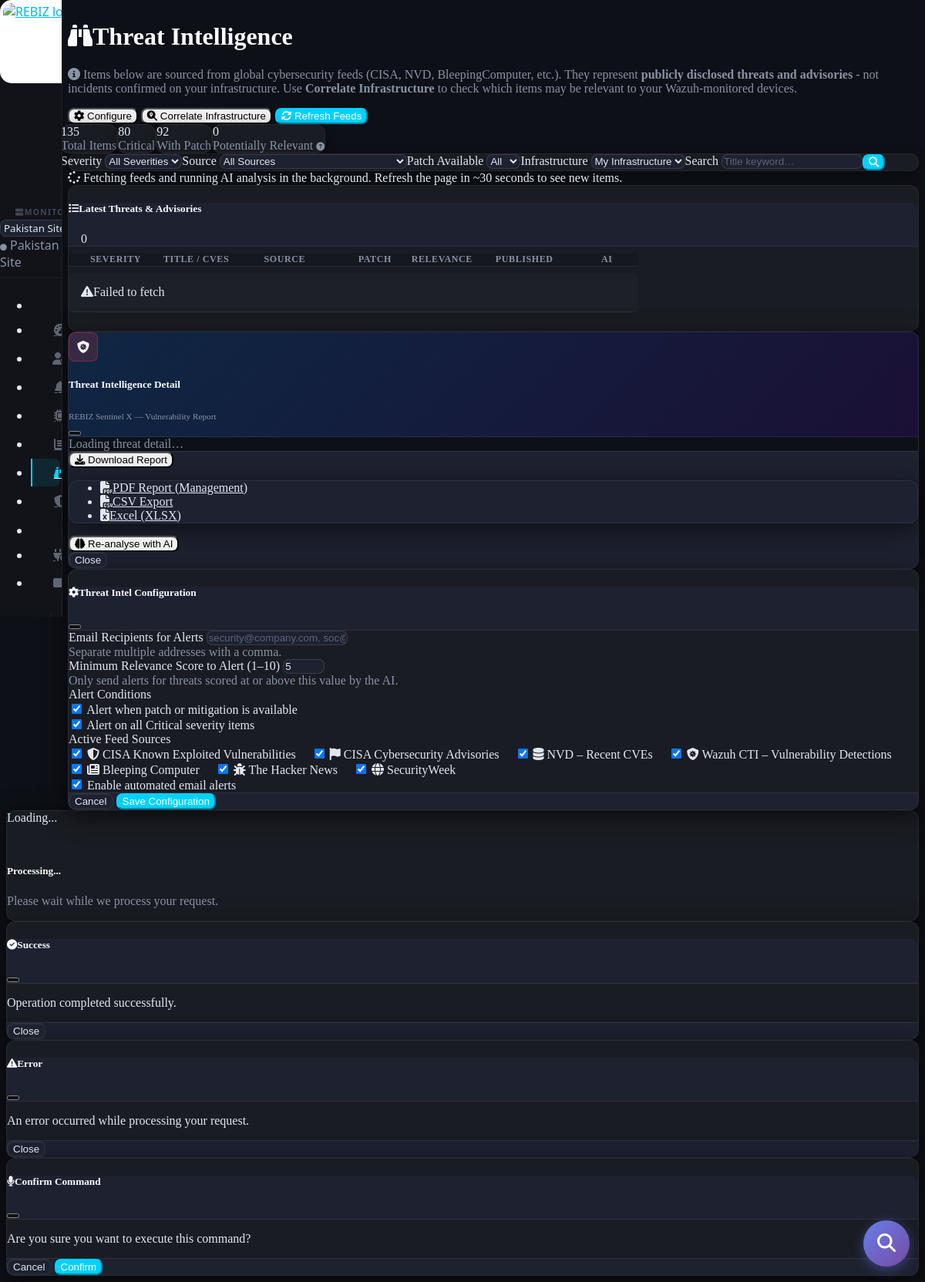
The app's page /threat-intel (signed in) with its own data.
### models.py (models this page shows, shortened)
class ThreatIntelConfig(db.Model):
    id = db.Column(db.Integer, primary_key=True)
    email_recipient = db.Column(db.String(200))
    enabled = db.Column(db.Boolean, default=True)
    notify_on_patch = db.Column(db.Boolean, default=True)
    notify_on_critical = db.Column(db.Boolean, default=True)
    min_relevance = db.Column(db.Integer, default=5)
    sources = db.Column(db.String(1000))
    updated_at = db.Column(db.DateTime, default=datetime.utcnow)
    ALL_SOURCES = ['cisa_kev', 'cisa_alerts', 'nvd', 'wazuh_cti', 'bleepingcomputer', 'hackernews', 'securityweek']
    def get_sources(self):
        if self.sources:
            stored = json.loads(self.sources)
            for s in self.ALL_SOURCES:
                if s not in stored:
                    stored.append(s)
            return stored
        return list(self.ALL_SOURCES)
    @classmethod
    def get_instance(cls):
        cfg = cls.query.first()
        if not cfg:
            cfg = cls(email_recipient='', enabled=True, notify_on_patch=True, notify_on_critical=True, min_relevance=5)
            db.session.add(cfg)
            db.session.commit()
        return cfg

### routes/threat_intel.py (the view)
@threat_intel_bp.route('/threat-intel')
@login_required
def index():
    from models import ThreatIntelItem, ThreatIntelConfig, db
    from threat_intel_service import FEED_SOURCES
    cfg = ThreatIntelConfig.get_instance()
    return render_template('threat_intel.html', cfg=cfg, feed_sources=FEED_SOURCES)

### templates/threat_intel.html (shortened to what this page needs)
{% extends "layout.html" %}
{% block content %}
<div class="d-flex justify-content-between flex-wrap flex-md-nowrap align-items-center pt-3 pb-2 mb-3 border-bottom">
    <div>
        <h1 class="h2 mb-0"><i class="fas fa-binoculars me-2 text-info"></i>Threat Intelligence</h1>
        <p class="text-muted small mt-1 mb-0">
            <i class="fas fa-info-circle me-1"></i>
            Items below are sourced from global cybersecurity feeds (CISA, NVD, BleepingComputer, etc.).
            They represent <strong>publicly disclosed threats and advisories</strong> - not incidents confirmed on your infrastructure.
            Use <strong>Correlate Infrastructure</strong> to check which items may be relevant to your Wazuh-monitored devices.
        </p>
    </div>
    <div class="btn-toolbar mb-2 mb-md-0 gap-2">
        <button class="btn btn-sm btn-outline-info" data-bs-toggle="modal" data-bs-target="#config-modal">
            <i class="fas fa-cog me-1"></i> Configure
        </button>
        <button class="btn btn-sm btn-outline-warning" id="correlate-all-btn" title="Cross-reference all threats against your internal agent inventory">
            <i class="fas fa-search-location me-1"></i> Correlate Infrastructure
        </button>
        <button class="btn btn-sm btn-primary" id="refresh-btn">
            <i class="fas fa-sync-alt me-1"></i> Refresh Feeds
        </button>
    </div>
</div>
<div class="row g-3 mb-4" id="stats-row">
    <div class="col-6 col-md-3">
        <div class="card border-0 shadow-sm text-center py-3" style="cursor:pointer" onclick="clearFilters()" title="Show all items">
            <div class="display-6 fw-bold text-info" id="stat-total">–</div>
            <div class="small text-muted">Total Items</div>
        </div>
    </div>
    <div class="col-6 col-md-3">
        <div class="card border-0 shadow-sm text-center py-3" style="cursor:pointer" onclick="filterBySeverity('critical')" title="Filter by Critical">
            <div class="display-6 fw-bold text-danger" id="stat-critical">–</div>
            <div class="small text-muted">Critical</div>
        </div>
    </div>
    <div class="col-6 col-md-3">
        <div class="card border-0 shadow-sm text-center py-3" style="cursor:pointer" onclick="filterByPatch()" title="Filter items with patch">
            <div class="display-6 fw-bold text-success" id="stat-patch">–</div>
            <div class="small text-muted">With Patch</div>
        </div>
    </div>
    <div class="col-6 col-md-3">
        <div class="card border-0 shadow-sm text-center py-3" style="cursor:pointer" onclick="filterByExposed()"
             title="Threat items where keyword/platform matching found potential overlap with your Wazuh agent inventory. This is based on OS type and technology matching - NOT confirmed incidents.">
            <div class="display-6 fw-bold text-warning" id="stat-exposed">–</div>
            <div class="small text-muted">Potentially Relevant
                <i class="fas fa-question-circle ms-1 text-muted" style="font-size:11px" title="Number of threat items where OS/technology keywords match agents in your Wazuh inventory. Not confirmed incidents."></i>
            </div>
        </div>
    </div>
</div>
<div class="card border-0 shadow-sm mb-4">
    <div class="card-body py-3">
        <div class="row g-2 align-items-end">
            <div class="col-md-3">
                <label class="form-label small mb-1">Severity</label>
                <select class="form-select form-select-sm" id="filter-severity">
                    <option value="">All Severities</option>
                </select>
            </div>
            <div class="col-md-3">
                <label class="form-label small mb-1">Source</label>
                <select class="form-select form-select-sm" id="filter-source">
                    <option value="">All Sources</option>
                </select>
            </div>
            <div class="col-md-2">
                <label class="form-label small mb-1">Patch Available</label>
                <select class="form-select form-select-sm" id="filter-patch">
                    <option value="">All</option>
                </select>
            </div>
            <div class="col-md-2">
                <label class="form-label small mb-1">Infrastructure</label>
                <select class="form-select form-select-sm" id="filter-exposed">
                    <option value="infra" selected>My Infrastructure</option>
                </select>
            </div>
            <div class="col-md-2">
                <label class="form-label small mb-1">Search</label>
                <input type="text" class="form-control form-control-sm" id="filter-search" placeholder="Title keyword…">
            </div>
            <div class="col-md-1">
                <button class="btn btn-sm btn-primary w-100" id="apply-filters-btn">
                    <i class="fas fa-search"></i>
                </button>
            </div>
        </div>
    </div>
</div>
<div id="refresh-banner" class="alert alert-info d-none mb-3">
    <i class="fas fa-spinner fa-spin me-2"></i>
    Fetching feeds and running AI analysis in the background. Refresh the page in ~30 seconds to see new items.
</div>
<div class="card border-0 shadow-sm">
    <div class="card-header d-flex justify-content-between align-items-center">
        <h5 class="mb-0"><i class="fas fa-list me-2"></i>Latest Threats &amp; Advisories</h5>
        <span class="badge bg-primary rounded-pill" id="item-count">0</span>
    </div>
    <div class="card-body p-0">
        <div class="table-responsive">
            <table class="table table-hover align-middle mb-0">
                <thead>
                    <tr>
                        <th style="width:120px">Severity</th>
                        <th>Title / CVEs</th>
                        <th style="width:140px">Source</th>
                        <th style="width:90px">Patch</th>
                        <th style="width:80px">Relevance</th>
                        <th style="width:130px">Published</th>
                        <th style="width:80px">AI</th>
                    </tr>
                </thead>
                <tbody id="items-tbody">
                </tbody>
            </table>
        </div>
    </div>
</div>
<div class="modal fade" id="item-detail-modal" tabindex="-1">
    <div class="modal-dialog modal-xl modal-dialog-scrollable">
        <div class="modal-content" style="background:#0d1117;border:1px solid rgba(255,255,255,.1)">
            <div class="modal-header" style="background:linear-gradient(135deg,#0f2744 0%,#1a1035 100%);border-bottom:1px solid rgba(255,255,255,.1)">
                <div class="d-flex align-items-center gap-2">
                    <div style="width:36px;height:36px;background:rgba(220,53,69,.2);border:1px solid rgba(220,53,69,.4);border-radius:8px;display:flex;align-items:center;justify-content:center;">
                        <i class="fas fa-shield-virus text-danger"></i>
                    </div>
                    <div>
                        <h5 class="modal-title mb-0 text-light">Threat Intelligence Detail</h5>
                        <small class="text-muted" style="font-size:.7rem">REBIZ Sentinel X — Vulnerability Report</small>
                    </div>
                </div>
                <button type="button" class="btn-close btn-close-white" data-bs-dismiss="modal"></button>
            </div>
            <div class="modal-body p-0" id="item-detail-body" style="background:#0d1117">
                <div class="text-center py-5"><div class="spinner-border text-info"></div><div class="mt-2 text-muted small">Loading threat detail…</div></div>
            </div>
            <div class="modal-footer d-flex justify-content-between align-items-center flex-wrap gap-2" style="background:#0d1117;border-top:1px solid rgba(255,255,255,.08)">
                <div class="d-flex gap-2 flex-wrap">
                    <div class="dropdown">
                        <button class="btn btn-sm btn-outline-success dropdown-toggle" type="button" id="download-dropdown" data-bs-toggle="dropdown" aria-expanded="false">
                            <i class="fas fa-download me-1"></i> Download Report
                        </button>
                        <ul class="dropdown-menu dropdown-menu-dark">
                            <li><a class="dropdown-item" href="#" id="download-pdf-btn"><i class="fas fa-file-pdf me-2 text-danger"></i>PDF Report (Management)</a></li>
                            <li><a class="dropdown-item" href="#" id="download-csv-btn"><i class="fas fa-file-csv me-2 text-info"></i>CSV Export</a></li>
                            <li><a class="dropdown-item" href="#" id="download-xlsx-btn"><i class="fas fa-file-excel me-2 text-success"></i>Excel (XLSX)</a></li>
                        </ul>
                    </div>
                    <button class="btn btn-outline-info btn-sm" id="reanalyse-btn">
                        <i class="fas fa-brain me-1"></i> Re-analyse with AI
                    </button>
                </div>
                <button type="button" class="btn btn-secondary btn-sm" data-bs-dismiss="modal">Close</button>
            </div>
        </div>
    </div>
</div>
<div class="modal fade" id="config-modal" tabindex="-1">
    <div class="modal-dialog modal-lg">
        <div class="modal-content">
            <div class="modal-header">
                <h5 class="modal-title"><i class="fas fa-cog me-2"></i>Threat Intel Configuration</h5>
                <button type="button" class="btn-close" data-bs-dismiss="modal"></button>
            </div>
            <div class="modal-body">
                <form id="config-form">
                    <div class="mb-3">
                        <label class="form-label">Email Recipients for Alerts</label>
                        <input type="text" class="form-control" id="cfg-email" value="{{ cfg.email_recipient or '' }}" placeholder="security@company.com, soc@company.com">
                        <div class="form-text">Separate multiple addresses with a comma.</div>
                    </div>
                    <div class="mb-3">
                        <label class="form-label">Minimum Relevance Score to Alert (1–10)</label>
                        <input type="number" class="form-control" id="cfg-min-rel" min="1" max="10" value="{{ cfg.min_relevance or 5 }}">
                        <div class="form-text">Only send alerts for threats scored at or above this value by the AI.</div>
                    </div>
                    <div class="mb-3">
                        <label class="form-label">Alert Conditions</label>
                        <div class="form-check">
                            <input class="form-check-input" type="checkbox" id="cfg-patch" {% if cfg.notify_on_patch %}checked{% endif %}>
                            <label class="form-check-label" for="cfg-patch">Alert when patch or mitigation is available</label>
                        </div>
                        <div class="form-check">
                            <input class="form-check-input" type="checkbox" id="cfg-critical" {% if cfg.notify_on_critical %}checked{% endif %}>
                            <label class="form-check-label" for="cfg-critical">Alert on all Critical severity items</label>
                        </div>
                    </div>
                    <div class="mb-3">
                        <label class="form-label">Active Feed Sources</label>
                        <div class="row g-2">
                            {% for key, src in feed_sources.items() %}
                            <div class="col-md-6">
                                <div class="form-check">
                                    <input class="form-check-input source-check" type="checkbox"
                                           id="src-{{ key }}" value="{{ key }}"
                                           {% if key in cfg.get_sources() %}checked{% endif %}>
                                    <label class="form-check-label" for="src-{{ key }}">
                                        <i class="fas fa-{{ src.icon }} me-1 text-{{ src.color }}"></i>
                                        {{ src.name }}
                                    </label>
                                </div>
                            </div>
                            {% endfor %}
                        </div>
                    </div>
                    <div class="form-check form-switch mb-3">
                        <input class="form-check-input" type="checkbox" id="cfg-enabled" {% if cfg.enabled %}checked{% endif %}>
                        <label class="form-check-label" for="cfg-enabled">Enable automated email alerts</label>
                    </div>
                </form>
            </div>
            <div class="modal-footer">
                <button type="button" class="btn btn-secondary" data-bs-dismiss="modal">Cancel</button>
                <button type="button" class="btn btn-primary" id="save-config-btn">Save Configuration</button>
            </div>
        </div>
    </div>
</div>
{% endblock %}

### records on screen
ThreatIntelConfig: min_relevance "5", notify_on_patch "☑", notify_on_critical "☑", sources "☑" "☑" "☑" "☑" "☑" "☑" "☑", enabled "☑"

### other values on screen
{{ active_servers[0].name if active_servers else 'Primary Wazuh' }} "Pakistan Site"
{{ src.name }} "CISA Known Exploited Vulnerabilities" "CISA Cybersecurity Advisories" "NVD – Recent CVEs" "Wazuh CTI – Vulnerability Detections" "Bleeping Computer" "The Hacker News" "SecurityWeek"
form field value "Pakistan Site"
